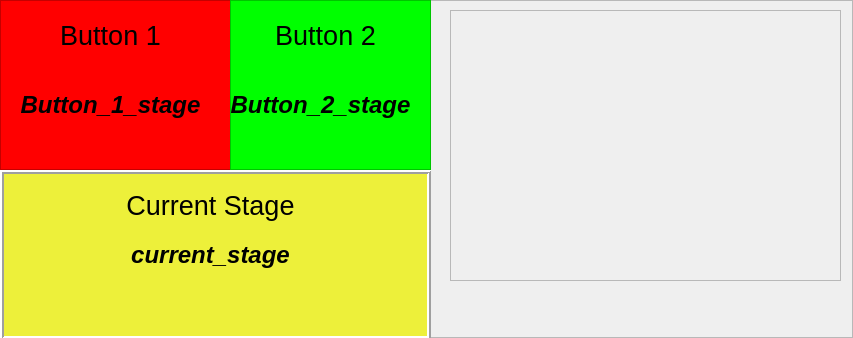
<?xml version="1.0" encoding="UTF-8"?>
<ui version="4.0">
 <class>UserGuideWindow</class>
 <widget class="QFrame" name="UserGuideWindow">
  <property name="geometry">
   <rect>
    <x>0</x>
    <y>0</y>
    <width>853</width>
    <height>338</height>
   </rect>
  </property>
  <property name="windowTitle">
   <string>Frame</string>
  </property>
  <property name="frameShape">
   <enum>QFrame::StyledPanel</enum>
  </property>
  <property name="frameShadow">
   <enum>QFrame::Raised</enum>
  </property>
  <widget class="QFrame" name="CurrentStageArea">
   <property name="geometry">
    <rect>
     <x>0</x>
     <y>170</y>
     <width>431</width>
     <height>170</height>
    </rect>
   </property>
   <property name="sizePolicy">
    <sizepolicy hsizetype="Expanding" vsizetype="Expanding">
     <horstretch>0</horstretch>
     <verstretch>0</verstretch>
    </sizepolicy>
   </property>
   <property name="palette">
    <palette>
     <active>
      <colorrole role="Base">
       <brush brushstyle="SolidPattern">
        <color alpha="255">
         <red>255</red>
         <green>248</green>
         <blue>30</blue>
        </color>
       </brush>
      </colorrole>
      <colorrole role="Window">
       <brush brushstyle="SolidPattern">
        <color alpha="255">
         <red>237</red>
         <green>240</green>
         <blue>58</blue>
        </color>
       </brush>
      </colorrole>
     </active>
     <inactive>
      <colorrole role="Base">
       <brush brushstyle="SolidPattern">
        <color alpha="255">
         <red>255</red>
         <green>248</green>
         <blue>30</blue>
        </color>
       </brush>
      </colorrole>
      <colorrole role="Window">
       <brush brushstyle="SolidPattern">
        <color alpha="255">
         <red>237</red>
         <green>240</green>
         <blue>58</blue>
        </color>
       </brush>
      </colorrole>
     </inactive>
     <disabled>
      <colorrole role="Base">
       <brush brushstyle="SolidPattern">
        <color alpha="255">
         <red>237</red>
         <green>240</green>
         <blue>58</blue>
        </color>
       </brush>
      </colorrole>
      <colorrole role="Window">
       <brush brushstyle="SolidPattern">
        <color alpha="255">
         <red>237</red>
         <green>240</green>
         <blue>58</blue>
        </color>
       </brush>
      </colorrole>
     </disabled>
    </palette>
   </property>
   <property name="autoFillBackground">
    <bool>true</bool>
   </property>
   <property name="frameShape">
    <enum>QFrame::Box</enum>
   </property>
   <property name="frameShadow">
    <enum>QFrame::Raised</enum>
   </property>
   <property name="lineWidth">
    <number>2</number>
   </property>
   <property name="midLineWidth">
    <number>0</number>
   </property>
   <widget class="QLabel" name="currentStageAreaLabel">
    <property name="geometry">
     <rect>
      <x>0</x>
      <y>10</y>
      <width>421</width>
      <height>50</height>
     </rect>
    </property>
    <property name="font">
     <font>
      <pointsize>20</pointsize>
     </font>
    </property>
    <property name="text">
     <string>Current Stage</string>
    </property>
    <property name="alignment">
     <set>Qt::AlignCenter</set>
    </property>
   </widget>
   <widget class="QLabel" name="currentStageName">
    <property name="geometry">
     <rect>
      <x>0</x>
      <y>0</y>
      <width>421</width>
      <height>170</height>
     </rect>
    </property>
    <property name="sizePolicy">
     <sizepolicy hsizetype="Preferred" vsizetype="Preferred">
      <horstretch>0</horstretch>
      <verstretch>0</verstretch>
     </sizepolicy>
    </property>
    <property name="font">
     <font>
      <pointsize>18</pointsize>
      <weight>75</weight>
      <italic>true</italic>
      <bold>true</bold>
     </font>
    </property>
    <property name="text">
     <string>current_stage</string>
    </property>
    <property name="alignment">
     <set>Qt::AlignCenter</set>
    </property>
   </widget>
  </widget>
  <widget class="QFrame" name="CurrentStageArea_2">
   <property name="geometry">
    <rect>
     <x>0</x>
     <y>0</y>
     <width>231</width>
     <height>170</height>
    </rect>
   </property>
   <property name="sizePolicy">
    <sizepolicy hsizetype="Expanding" vsizetype="Expanding">
     <horstretch>0</horstretch>
     <verstretch>0</verstretch>
    </sizepolicy>
   </property>
   <property name="palette">
    <palette>
     <active>
      <colorrole role="Base">
       <brush brushstyle="SolidPattern">
        <color alpha="255">
         <red>255</red>
         <green>0</green>
         <blue>0</blue>
        </color>
       </brush>
      </colorrole>
      <colorrole role="Window">
       <brush brushstyle="SolidPattern">
        <color alpha="255">
         <red>255</red>
         <green>0</green>
         <blue>0</blue>
        </color>
       </brush>
      </colorrole>
     </active>
     <inactive>
      <colorrole role="Base">
       <brush brushstyle="SolidPattern">
        <color alpha="255">
         <red>255</red>
         <green>0</green>
         <blue>0</blue>
        </color>
       </brush>
      </colorrole>
      <colorrole role="Window">
       <brush brushstyle="SolidPattern">
        <color alpha="255">
         <red>255</red>
         <green>0</green>
         <blue>0</blue>
        </color>
       </brush>
      </colorrole>
     </inactive>
     <disabled>
      <colorrole role="Base">
       <brush brushstyle="SolidPattern">
        <color alpha="255">
         <red>255</red>
         <green>0</green>
         <blue>0</blue>
        </color>
       </brush>
      </colorrole>
      <colorrole role="Window">
       <brush brushstyle="SolidPattern">
        <color alpha="255">
         <red>255</red>
         <green>0</green>
         <blue>0</blue>
        </color>
       </brush>
      </colorrole>
     </disabled>
    </palette>
   </property>
   <property name="autoFillBackground">
    <bool>true</bool>
   </property>
   <property name="frameShape">
    <enum>QFrame::StyledPanel</enum>
   </property>
   <property name="frameShadow">
    <enum>QFrame::Raised</enum>
   </property>
   <widget class="QLabel" name="button1AreaLabel">
    <property name="geometry">
     <rect>
      <x>0</x>
      <y>10</y>
      <width>221</width>
      <height>50</height>
     </rect>
    </property>
    <property name="font">
     <font>
      <pointsize>20</pointsize>
     </font>
    </property>
    <property name="text">
     <string>Button 1</string>
    </property>
    <property name="alignment">
     <set>Qt::AlignCenter</set>
    </property>
   </widget>
   <widget class="QLabel" name="button1ActionText">
    <property name="geometry">
     <rect>
      <x>0</x>
      <y>20</y>
      <width>221</width>
      <height>170</height>
     </rect>
    </property>
    <property name="sizePolicy">
     <sizepolicy hsizetype="Preferred" vsizetype="Preferred">
      <horstretch>0</horstretch>
      <verstretch>0</verstretch>
     </sizepolicy>
    </property>
    <property name="font">
     <font>
      <pointsize>18</pointsize>
      <weight>75</weight>
      <italic>true</italic>
      <bold>true</bold>
     </font>
    </property>
    <property name="text">
     <string>Button_1_stage</string>
    </property>
    <property name="scaledContents">
     <bool>true</bool>
    </property>
    <property name="alignment">
     <set>Qt::AlignCenter</set>
    </property>
   </widget>
  </widget>
  <widget class="QFrame" name="CurrentStageArea_3">
   <property name="geometry">
    <rect>
     <x>230</x>
     <y>0</y>
     <width>201</width>
     <height>170</height>
    </rect>
   </property>
   <property name="sizePolicy">
    <sizepolicy hsizetype="Expanding" vsizetype="Expanding">
     <horstretch>0</horstretch>
     <verstretch>0</verstretch>
    </sizepolicy>
   </property>
   <property name="palette">
    <palette>
     <active>
      <colorrole role="Base">
       <brush brushstyle="SolidPattern">
        <color alpha="255">
         <red>0</red>
         <green>255</green>
         <blue>0</blue>
        </color>
       </brush>
      </colorrole>
      <colorrole role="Window">
       <brush brushstyle="SolidPattern">
        <color alpha="255">
         <red>0</red>
         <green>255</green>
         <blue>0</blue>
        </color>
       </brush>
      </colorrole>
     </active>
     <inactive>
      <colorrole role="Base">
       <brush brushstyle="SolidPattern">
        <color alpha="255">
         <red>0</red>
         <green>255</green>
         <blue>0</blue>
        </color>
       </brush>
      </colorrole>
      <colorrole role="Window">
       <brush brushstyle="SolidPattern">
        <color alpha="255">
         <red>0</red>
         <green>255</green>
         <blue>0</blue>
        </color>
       </brush>
      </colorrole>
     </inactive>
     <disabled>
      <colorrole role="Base">
       <brush brushstyle="SolidPattern">
        <color alpha="255">
         <red>0</red>
         <green>255</green>
         <blue>0</blue>
        </color>
       </brush>
      </colorrole>
      <colorrole role="Window">
       <brush brushstyle="SolidPattern">
        <color alpha="255">
         <red>0</red>
         <green>255</green>
         <blue>0</blue>
        </color>
       </brush>
      </colorrole>
     </disabled>
    </palette>
   </property>
   <property name="autoFillBackground">
    <bool>true</bool>
   </property>
   <property name="frameShape">
    <enum>QFrame::StyledPanel</enum>
   </property>
   <property name="frameShadow">
    <enum>QFrame::Raised</enum>
   </property>
   <widget class="QLabel" name="button2AreaLabel">
    <property name="geometry">
     <rect>
      <x>0</x>
      <y>10</y>
      <width>191</width>
      <height>50</height>
     </rect>
    </property>
    <property name="font">
     <font>
      <pointsize>20</pointsize>
     </font>
    </property>
    <property name="text">
     <string>Button 2</string>
    </property>
    <property name="alignment">
     <set>Qt::AlignCenter</set>
    </property>
   </widget>
   <widget class="QLabel" name="button2ActionText">
    <property name="geometry">
     <rect>
      <x>0</x>
      <y>20</y>
      <width>181</width>
      <height>170</height>
     </rect>
    </property>
    <property name="sizePolicy">
     <sizepolicy hsizetype="Preferred" vsizetype="Preferred">
      <horstretch>0</horstretch>
      <verstretch>0</verstretch>
     </sizepolicy>
    </property>
    <property name="font">
     <font>
      <pointsize>18</pointsize>
      <weight>75</weight>
      <italic>true</italic>
      <bold>true</bold>
     </font>
    </property>
    <property name="text">
     <string>Button_2_stage</string>
    </property>
    <property name="scaledContents">
     <bool>true</bool>
    </property>
    <property name="alignment">
     <set>Qt::AlignCenter</set>
    </property>
   </widget>
  </widget>
  <widget class="QFrame" name="frame">
   <property name="geometry">
    <rect>
     <x>450</x>
     <y>10</y>
     <width>391</width>
     <height>271</height>
    </rect>
   </property>
   <property name="frameShape">
    <enum>QFrame::StyledPanel</enum>
   </property>
   <property name="frameShadow">
    <enum>QFrame::Raised</enum>
   </property>
   <widget class="BinaryCommandView" name="binaryCommandView" native="true">
    <property name="geometry">
     <rect>
      <x>40</x>
      <y>30</y>
      <width>211</width>
      <height>181</height>
     </rect>
    </property>
   </widget>
  </widget>
 </widget>
 <customwidgets>
  <customwidget>
   <class>BinaryCommandView</class>
   <extends>QWidget</extends>
   <header>BCI/binaryCommandView.h</header>
   <container>1</container>
  </customwidget>
 </customwidgets>
 <resources/>
 <connections/>
</ui>
